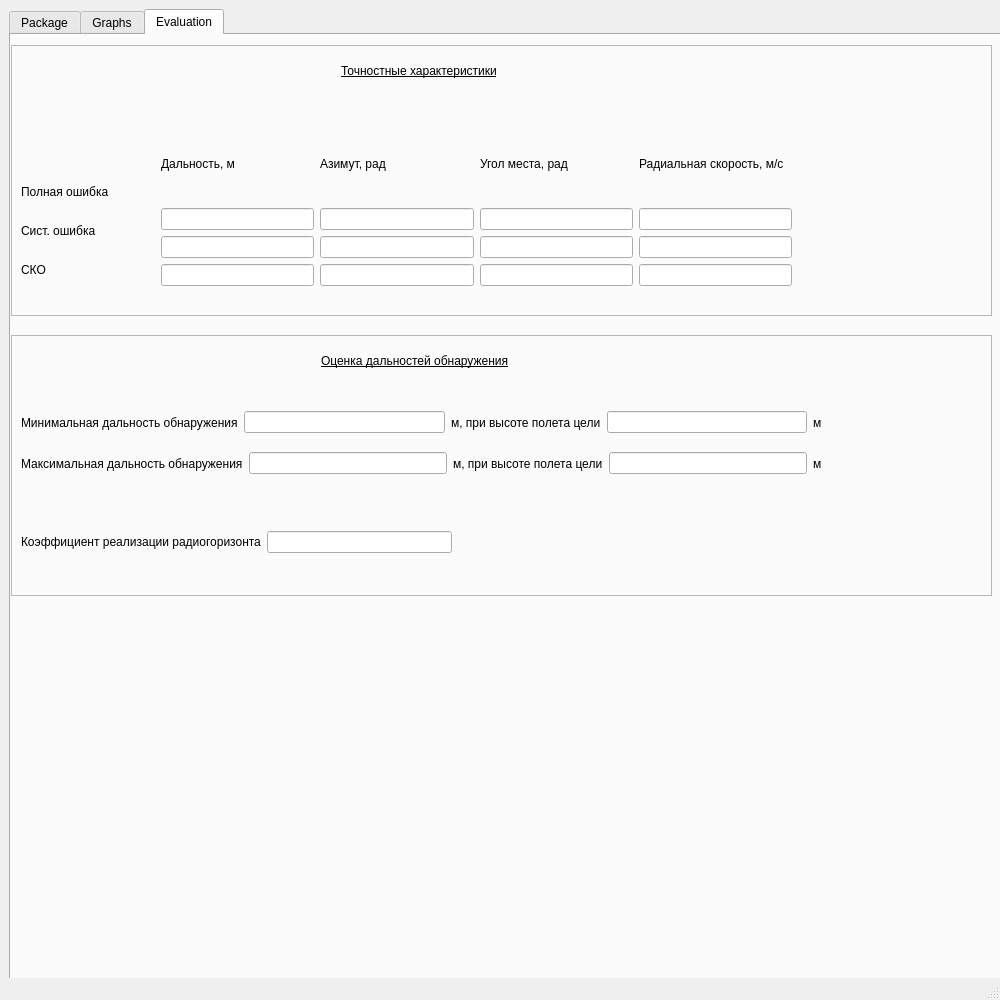
<?xml version="1.0" encoding="UTF-8"?>
<ui version="4.0">
 <class>MainWindow</class>
 <widget class="QMainWindow" name="MainWindow">
  <property name="geometry">
   <rect>
    <x>0</x>
    <y>0</y>
    <width>1000</width>
    <height>1000</height>
   </rect>
  </property>
  <property name="sizePolicy">
   <sizepolicy hsizetype="Preferred" vsizetype="Preferred">
    <horstretch>0</horstretch>
    <verstretch>0</verstretch>
   </sizepolicy>
  </property>
  <property name="minimumSize">
   <size>
    <width>1000</width>
    <height>1000</height>
   </size>
  </property>
  <property name="maximumSize">
   <size>
    <width>1000</width>
    <height>1000</height>
   </size>
  </property>
  <property name="windowTitle">
   <string>MainWindow</string>
  </property>
  <widget class="QWidget" name="centralwidget">
   <layout class="QHBoxLayout" name="horizontalLayout_9">
    <item>
     <widget class="QTabWidget" name="tabWidget">
      <property name="minimumSize">
       <size>
        <width>1000</width>
        <height>1000</height>
       </size>
      </property>
      <property name="maximumSize">
       <size>
        <width>1000</width>
        <height>1000</height>
       </size>
      </property>
      <property name="currentIndex">
       <number>2</number>
      </property>
      <property name="usesScrollButtons">
       <bool>true</bool>
      </property>
      <widget class="QWidget" name="tab">
       <attribute name="title">
        <string>Package</string>
       </attribute>
       <widget class="QWidget" name="layoutWidget">
        <property name="geometry">
         <rect>
          <x>0</x>
          <y>50</y>
          <width>591</width>
          <height>251</height>
         </rect>
        </property>
        <layout class="QVBoxLayout" name="verticalLayout">
         <item>
          <layout class="QHBoxLayout" name="horizontalLayout_6">
           <item>
            <layout class="QHBoxLayout" name="horizontalLayout_2">
             <item>
              <widget class="QLineEdit" name="line_edit_etalon_traces">
               <property name="text">
                <string>Эталонные трассы ВО</string>
               </property>
              </widget>
             </item>
             <item>
              <widget class="QComboBox" name="comboBox_2">
               <item>
                <property name="text">
                 <string>Table G-T_rls</string>
                </property>
               </item>
               <item>
                <property name="text">
                 <string>Table T-S</string>
                </property>
               </item>
               <item>
                <property name="text">
                 <string>Save to file G-T_rls</string>
                </property>
               </item>
               <item>
                <property name="text">
                 <string>Save to file T-S</string>
                </property>
               </item>
              </widget>
             </item>
             <item>
              <widget class="QComboBox" name="comboBox">
               <item>
                <property name="text">
                 <string>SK42</string>
                </property>
               </item>
               <item>
                <property name="text">
                 <string>WGS84</string>
                </property>
               </item>
               <item>
                <property name="text">
                 <string>PZ90_11</string>
                </property>
               </item>
              </widget>
             </item>
             <item>
              <layout class="QHBoxLayout" name="horizontalLayout_5"/>
             </item>
            </layout>
           </item>
           <item>
            <widget class="QPushButton" name="pushButton_2">
             <property name="text">
              <string>PushButton</string>
             </property>
            </widget>
           </item>
          </layout>
         </item>
         <item>
          <layout class="QHBoxLayout" name="horizontalLayout_8">
           <item>
            <layout class="QHBoxLayout" name="horizontalLayout_4">
             <item>
              <widget class="QLineEdit" name="line_edit_array_coord_points">
               <property name="text">
                <string>Массив КТ</string>
               </property>
              </widget>
             </item>
             <item>
              <widget class="QComboBox" name="comboBox_4">
               <item>
                <property name="text">
                 <string>Table S-T</string>
                </property>
               </item>
               <item>
                <property name="text">
                 <string>Save to file S-T</string>
                </property>
               </item>
              </widget>
             </item>
            </layout>
           </item>
           <item>
            <widget class="QPushButton" name="pushButton_4">
             <property name="text">
              <string>PushButton</string>
             </property>
            </widget>
           </item>
          </layout>
         </item>
        </layout>
       </widget>
       <widget class="QLabel" name="label">
        <property name="geometry">
         <rect>
          <x>0</x>
          <y>0</y>
          <width>521</width>
          <height>51</height>
         </rect>
        </property>
        <property name="styleSheet">
         <string notr="true">font: 12pt &quot;MS Shell Dlg 2&quot;;</string>
        </property>
        <property name="text">
         <string>Перепаковка данных во внутренний формат программы</string>
        </property>
       </widget>
       <widget class="QTableWidget" name="tableWidget">
        <property name="geometry">
         <rect>
          <x>0</x>
          <y>410</y>
          <width>461</width>
          <height>371</height>
         </rect>
        </property>
       </widget>
       <widget class="QLabel" name="label_2">
        <property name="geometry">
         <rect>
          <x>0</x>
          <y>310</y>
          <width>261</width>
          <height>31</height>
         </rect>
        </property>
        <property name="styleSheet">
         <string notr="true">font: 10pt &quot;MS Shell Dlg 2&quot;;</string>
        </property>
        <property name="text">
         <string>Отображение данных в таблице</string>
        </property>
       </widget>
       <widget class="QLabel" name="label_3">
        <property name="geometry">
         <rect>
          <x>10</x>
          <y>780</y>
          <width>161</width>
          <height>21</height>
         </rect>
        </property>
        <property name="styleSheet">
         <string notr="true">font: 10pt &quot;MS Shell Dlg 2&quot;;</string>
        </property>
        <property name="text">
         <string>Тип конвертации</string>
        </property>
       </widget>
       <widget class="QLabel" name="label_4">
        <property name="geometry">
         <rect>
          <x>10</x>
          <y>810</y>
          <width>741</width>
          <height>31</height>
         </rect>
        </property>
        <property name="styleSheet">
         <string notr="true">font: 75 10pt &quot;Arimo&quot;;</string>
        </property>
        <property name="text">
         <string>Example</string>
        </property>
       </widget>
       <widget class="QTableWidget" name="tableWidget_4">
        <property name="geometry">
         <rect>
          <x>485</x>
          <y>411</y>
          <width>481</width>
          <height>371</height>
         </rect>
        </property>
       </widget>
       <widget class="QLabel" name="label_14">
        <property name="geometry">
         <rect>
          <x>690</x>
          <y>390</y>
          <width>71</width>
          <height>18</height>
         </rect>
        </property>
        <property name="text">
         <string>POI output</string>
        </property>
       </widget>
       <widget class="QLabel" name="label_15">
        <property name="geometry">
         <rect>
          <x>150</x>
          <y>380</y>
          <width>131</width>
          <height>18</height>
         </rect>
        </property>
        <property name="text">
         <string>Etalon traces output</string>
        </property>
       </widget>
       <widget class="QLabel" name="label_16">
        <property name="geometry">
         <rect>
          <x>730</x>
          <y>0</y>
          <width>111</width>
          <height>41</height>
         </rect>
        </property>
        <property name="styleSheet">
         <string notr="true">font: 75 20pt &quot;Arimo&quot;;</string>
        </property>
        <property name="text">
         <string>Statuses</string>
        </property>
       </widget>
       <widget class="QPushButton" name="pushButton">
        <property name="geometry">
         <rect>
          <x>750</x>
          <y>130</y>
          <width>88</width>
          <height>34</height>
         </rect>
        </property>
        <property name="text">
         <string>Update</string>
        </property>
       </widget>
       <widget class="QPushButton" name="pushButton_3">
        <property name="geometry">
         <rect>
          <x>660</x>
          <y>230</y>
          <width>88</width>
          <height>34</height>
         </rect>
        </property>
        <property name="text">
         <string>Clear all data</string>
        </property>
       </widget>
       <widget class="QWidget" name="layoutWidget">
        <property name="geometry">
         <rect>
          <x>640</x>
          <y>50</y>
          <width>301</width>
          <height>74</height>
         </rect>
        </property>
        <layout class="QHBoxLayout" name="horizontalLayout">
         <item>
          <layout class="QVBoxLayout" name="verticalLayout_3">
           <item>
            <widget class="QLabel" name="label_17">
             <property name="text">
              <string>etalon_data</string>
             </property>
            </widget>
           </item>
           <item>
            <widget class="QLabel" name="label_18">
             <property name="text">
              <string>poi_data</string>
             </property>
            </widget>
           </item>
          </layout>
         </item>
         <item>
          <layout class="QVBoxLayout" name="verticalLayout_4">
           <item>
            <widget class="QLineEdit" name="lineEdit_18"/>
           </item>
           <item>
            <widget class="QLineEdit" name="lineEdit_19"/>
           </item>
          </layout>
         </item>
        </layout>
       </widget>
      </widget>
      <widget class="QWidget" name="tab_2">
       <attribute name="title">
        <string>Graphs</string>
       </attribute>
       <widget class="QLabel" name="label_5">
        <property name="geometry">
         <rect>
          <x>10</x>
          <y>20</y>
          <width>221</width>
          <height>41</height>
         </rect>
        </property>
        <property name="styleSheet">
         <string notr="true">font: 10pt &quot;MS Shell Dlg 2&quot;;
font: 12pt &quot;MS Shell Dlg 2&quot;;</string>
        </property>
        <property name="text">
         <string>Visualization</string>
        </property>
       </widget>
       <widget class="QCustomPlot" name="plot" native="true">
        <property name="geometry">
         <rect>
          <x>10</x>
          <y>60</y>
          <width>561</width>
          <height>351</height>
         </rect>
        </property>
       </widget>
       <widget class="QPushButton" name="pushButton_evaluation">
        <property name="geometry">
         <rect>
          <x>320</x>
          <y>540</y>
          <width>101</width>
          <height>34</height>
         </rect>
        </property>
        <property name="text">
         <string>Evaluation</string>
        </property>
       </widget>
       <widget class="QLabel" name="label_8">
        <property name="geometry">
         <rect>
          <x>450</x>
          <y>540</y>
          <width>231</width>
          <height>41</height>
         </rect>
        </property>
        <property name="text">
         <string>--- Чтобы увидеть результат оценки
Перейдите во вкладку Evaluation</string>
        </property>
       </widget>
       <widget class="QWidget" name="layoutWidget">
        <property name="geometry">
         <rect>
          <x>580</x>
          <y>40</y>
          <width>341</width>
          <height>218</height>
         </rect>
        </property>
        <layout class="QVBoxLayout" name="verticalLayout_9">
         <item>
          <widget class="QLabel" name="label_6">
           <property name="text">
            <string>Отображенные координаты (правой кнопкой мыши)</string>
           </property>
          </widget>
         </item>
         <item>
          <widget class="QTableWidget" name="tableWidget_2">
           <column>
            <property name="text">
             <string>x</string>
            </property>
           </column>
           <column>
            <property name="text">
             <string>y</string>
            </property>
           </column>
          </widget>
         </item>
        </layout>
       </widget>
       <widget class="QPushButton" name="draw_etalon_data">
        <property name="geometry">
         <rect>
          <x>30</x>
          <y>430</y>
          <width>121</width>
          <height>34</height>
         </rect>
        </property>
        <property name="text">
         <string>Draw etalon data</string>
        </property>
       </widget>
       <widget class="QPushButton" name="draw_poi_data">
        <property name="geometry">
         <rect>
          <x>240</x>
          <y>430</y>
          <width>121</width>
          <height>34</height>
         </rect>
        </property>
        <property name="text">
         <string>Draw poi data</string>
        </property>
       </widget>
       <widget class="QWidget" name="layoutWidget">
        <property name="geometry">
         <rect>
          <x>10</x>
          <y>530</y>
          <width>280</width>
          <height>61</height>
         </rect>
        </property>
        <layout class="QVBoxLayout" name="verticalLayout_2">
         <item>
          <layout class="QHBoxLayout" name="horizontalLayout_3">
           <item>
            <widget class="QLabel" name="label_7">
             <property name="styleSheet">
              <string notr="true">font: 75 12pt &quot;Arimo&quot;;</string>
             </property>
             <property name="text">
              <string>Etalon Trace</string>
             </property>
            </widget>
           </item>
           <item>
            <widget class="QLabel" name="label_19">
             <property name="styleSheet">
              <string notr="true">font: 75 12pt &quot;Arimo&quot;;</string>
             </property>
             <property name="text">
              <string>POI trace</string>
             </property>
            </widget>
           </item>
          </layout>
         </item>
         <item>
          <layout class="QHBoxLayout" name="horizontalLayout_7">
           <item>
            <widget class="QLineEdit" name="lineEdit_20"/>
           </item>
           <item>
            <widget class="QLineEdit" name="lineEdit_21"/>
           </item>
          </layout>
         </item>
        </layout>
       </widget>
      </widget>
      <widget class="QWidget" name="tab_3">
       <attribute name="title">
        <string>Evaluation</string>
       </attribute>
       <widget class="QLabel" name="label_9">
        <property name="geometry">
         <rect>
          <x>330</x>
          <y>20</y>
          <width>281</width>
          <height>31</height>
         </rect>
        </property>
        <property name="styleSheet">
         <string notr="true">font: 75 16pt &quot;Arimo&quot;;
text-decoration: underline;</string>
        </property>
        <property name="text">
         <string>Точностные характеристики</string>
        </property>
       </widget>
       <widget class="QFrame" name="frame">
        <property name="geometry">
         <rect>
          <x>0</x>
          <y>10</y>
          <width>981</width>
          <height>271</height>
         </rect>
        </property>
        <property name="frameShape">
         <enum>QFrame::StyledPanel</enum>
        </property>
        <property name="frameShadow">
         <enum>QFrame::Raised</enum>
        </property>
       </widget>
       <widget class="QLabel" name="label_30">
        <property name="geometry">
         <rect>
          <x>310</x>
          <y>310</y>
          <width>331</width>
          <height>31</height>
         </rect>
        </property>
        <property name="styleSheet">
         <string notr="true">font: 75 16pt &quot;Arimo&quot;;
text-decoration: underline;</string>
        </property>
        <property name="text">
         <string>Оценка дальностей обнаружения</string>
        </property>
       </widget>
       <widget class="QFrame" name="frame_2">
        <property name="geometry">
         <rect>
          <x>0</x>
          <y>300</y>
          <width>981</width>
          <height>261</height>
         </rect>
        </property>
        <property name="frameShape">
         <enum>QFrame::StyledPanel</enum>
        </property>
        <property name="frameShadow">
         <enum>QFrame::Raised</enum>
        </property>
       </widget>
       <widget class="QWidget" name="layoutWidget">
        <property name="geometry">
         <rect>
          <x>150</x>
          <y>90</y>
          <width>631</width>
          <height>161</height>
         </rect>
        </property>
        <layout class="QHBoxLayout" name="horizontalLayout_20">
         <item>
          <layout class="QVBoxLayout" name="verticalLayout_8">
           <item>
            <widget class="QLabel" name="label_10">
             <property name="text">
              <string>Дальность, м</string>
             </property>
            </widget>
           </item>
           <item>
            <widget class="QLineEdit" name="lineEdit"/>
           </item>
           <item>
            <widget class="QLineEdit" name="lineEdit_5"/>
           </item>
           <item>
            <widget class="QLineEdit" name="lineEdit_9"/>
           </item>
          </layout>
         </item>
         <item>
          <layout class="QVBoxLayout" name="verticalLayout_7">
           <item>
            <widget class="QLabel" name="label_11">
             <property name="text">
              <string>Азимут, рад</string>
             </property>
            </widget>
           </item>
           <item>
            <widget class="QLineEdit" name="lineEdit_2"/>
           </item>
           <item>
            <widget class="QLineEdit" name="lineEdit_6"/>
           </item>
           <item>
            <widget class="QLineEdit" name="lineEdit_10"/>
           </item>
          </layout>
         </item>
         <item>
          <layout class="QVBoxLayout" name="verticalLayout_6">
           <item>
            <widget class="QLabel" name="label_12">
             <property name="text">
              <string>Угол места, рад</string>
             </property>
            </widget>
           </item>
           <item>
            <widget class="QLineEdit" name="lineEdit_3"/>
           </item>
           <item>
            <widget class="QLineEdit" name="lineEdit_7"/>
           </item>
           <item>
            <widget class="QLineEdit" name="lineEdit_11"/>
           </item>
          </layout>
         </item>
         <item>
          <layout class="QVBoxLayout" name="verticalLayout_5">
           <item>
            <widget class="QLabel" name="label_13">
             <property name="text">
              <string>Радиальная скорость, м/с</string>
             </property>
            </widget>
           </item>
           <item>
            <widget class="QLineEdit" name="lineEdit_4"/>
           </item>
           <item>
            <widget class="QLineEdit" name="lineEdit_8"/>
           </item>
           <item>
            <widget class="QLineEdit" name="lineEdit_12"/>
           </item>
          </layout>
         </item>
        </layout>
       </widget>
       <widget class="QWidget" name="layoutWidget">
        <property name="geometry">
         <rect>
          <x>10</x>
          <y>140</y>
          <width>141</width>
          <height>111</height>
         </rect>
        </property>
        <layout class="QVBoxLayout" name="verticalLayout_10">
         <item>
          <widget class="QLabel" name="label_27">
           <property name="styleSheet">
            <string notr="true">;</string>
           </property>
           <property name="text">
            <string>Полная ошибка</string>
           </property>
          </widget>
         </item>
         <item>
          <widget class="QLabel" name="label_28">
           <property name="text">
            <string>Сист. ошибка</string>
           </property>
          </widget>
         </item>
         <item>
          <widget class="QLabel" name="label_29">
           <property name="text">
            <string>СКО</string>
           </property>
          </widget>
         </item>
        </layout>
       </widget>
       <widget class="QWidget" name="layoutWidget">
        <property name="geometry">
         <rect>
          <x>10</x>
          <y>370</y>
          <width>801</width>
          <height>76</height>
         </rect>
        </property>
        <layout class="QVBoxLayout" name="verticalLayout_11">
         <item>
          <layout class="QHBoxLayout" name="horizontalLayout_21">
           <item>
            <widget class="QLabel" name="label_31">
             <property name="text">
              <string>Минимальная дальность обнаружения</string>
             </property>
            </widget>
           </item>
           <item>
            <widget class="QLineEdit" name="lineEdit_13"/>
           </item>
           <item>
            <widget class="QLabel" name="label_32">
             <property name="text">
              <string>м, при высоте полета цели</string>
             </property>
            </widget>
           </item>
           <item>
            <widget class="QLineEdit" name="lineEdit_14"/>
           </item>
           <item>
            <widget class="QLabel" name="label_33">
             <property name="text">
              <string>м</string>
             </property>
            </widget>
           </item>
          </layout>
         </item>
         <item>
          <layout class="QHBoxLayout" name="horizontalLayout_22">
           <item>
            <widget class="QLabel" name="label_34">
             <property name="text">
              <string>Максимальная дальность обнаружения</string>
             </property>
            </widget>
           </item>
           <item>
            <widget class="QLineEdit" name="lineEdit_15"/>
           </item>
           <item>
            <widget class="QLabel" name="label_35">
             <property name="text">
              <string>м, при высоте полета цели</string>
             </property>
            </widget>
           </item>
           <item>
            <widget class="QLineEdit" name="lineEdit_16"/>
           </item>
           <item>
            <widget class="QLabel" name="label_36">
             <property name="text">
              <string>м</string>
             </property>
            </widget>
           </item>
          </layout>
         </item>
        </layout>
       </widget>
       <widget class="QWidget" name="layoutWidget">
        <property name="geometry">
         <rect>
          <x>10</x>
          <y>490</y>
          <width>431</width>
          <height>34</height>
         </rect>
        </property>
        <layout class="QHBoxLayout" name="horizontalLayout_23">
         <item>
          <widget class="QLabel" name="label_37">
           <property name="text">
            <string>Коэффициент реализации радиогоризонта</string>
           </property>
          </widget>
         </item>
         <item>
          <widget class="QLineEdit" name="lineEdit_17"/>
         </item>
        </layout>
       </widget>
      </widget>
     </widget>
    </item>
   </layout>
  </widget>
  <widget class="QStatusBar" name="statusbar"/>
 </widget>
 <customwidgets>
  <customwidget>
   <class>QCustomPlot</class>
   <extends>QWidget</extends>
   <header>qcustomplot.h</header>
   <container>1</container>
   <slots>
    <signal>onSelectionChanged()</signal>
    <slot>selectionChangedByUser()</slot>
   </slots>
  </customwidget>
 </customwidgets>
 <resources/>
 <connections/>
</ui>
